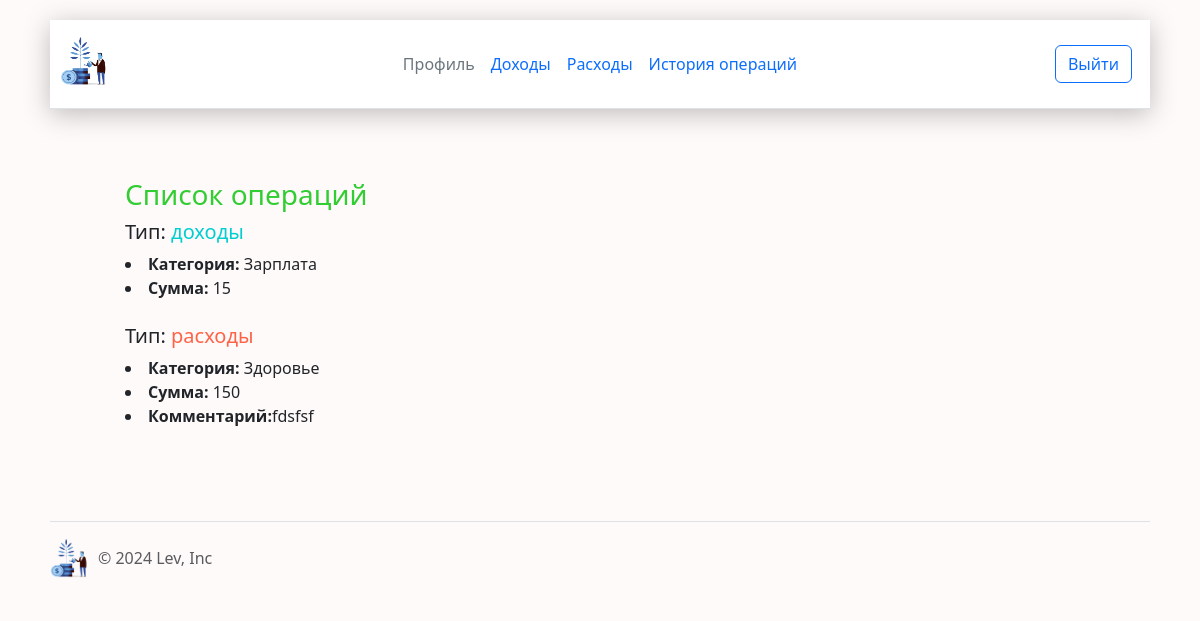
The page /operations (signed in) on the database as committed earlier.
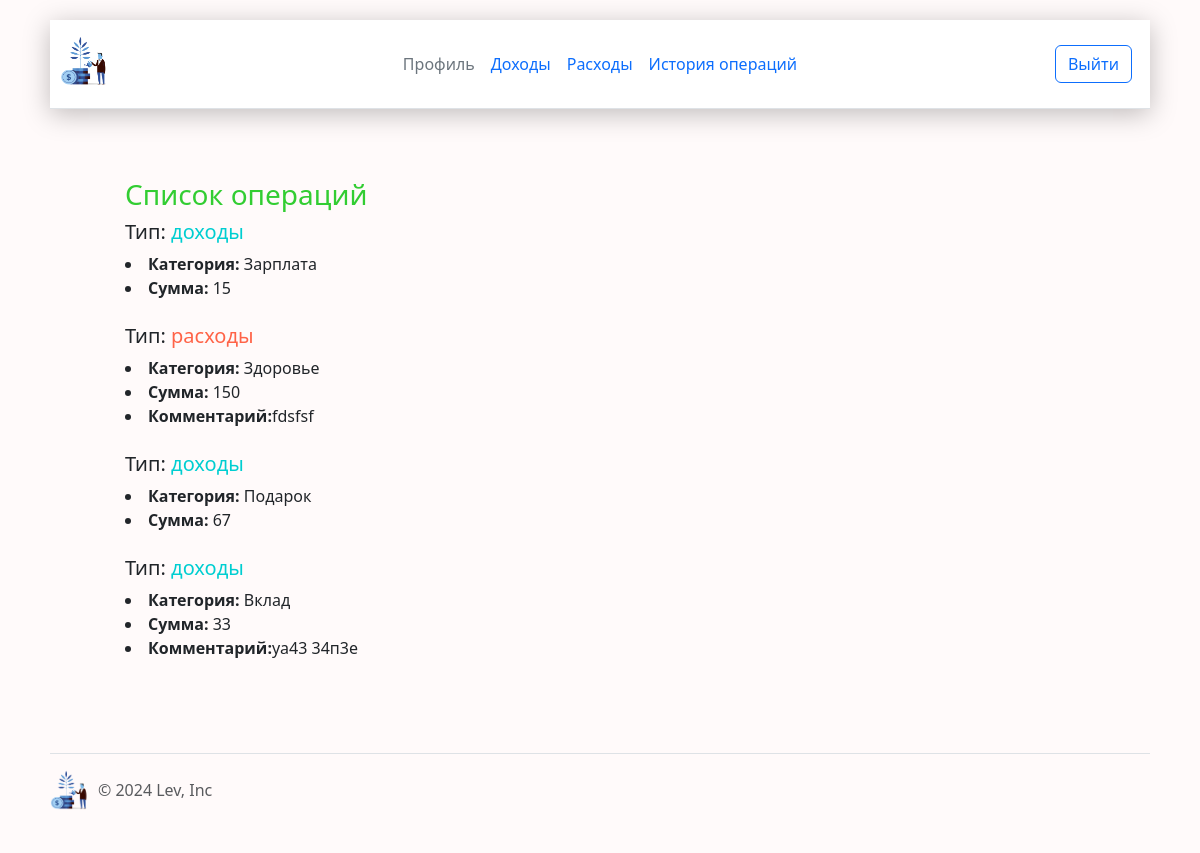
The same page on the database as committed later.
### tables this page shows
CREATE TABLE "financialOperations" (
	"id_user"	INTEGER NOT NULL,
	"category"	TEXT NOT NULL,
	"type"	TEXT NOT NULL,
	"money"	INTEGER NOT NULL,
	"comment"	TEXT
);

### app.py (the view)
@app.route('/operations')
@login_required
def operations():
    res = dbase.getOperations(current_user.get_id())
    return render_template('operations.html', operations=res)

### app.py (called while the page is built)
@login_manager.user_loader
def load_user(user_id):
    return UserLogin().fromDB(user_id, dbase)

def connect_db():
    connect = sqlite3.connect(app.config['DATABASE'])
    connect.row_factory = sqlite3.Row
    return connect

def get_db():
    if not hasattr(g, 'link_db'):
        g.link_db = connect_db()
    return g.link_db

@app.before_request
def before_request():
    global dbase
    db = get_db()
    dbase = DataBase(db)

### models/DataBase.py (called while the page is built)
    def getUser(self, user_id):
        try:
            self.__cursor.execute(f"SELECT * FROM users WHERE id = '{user_id}'")
            result = self.__cursor.fetchone()
            if not result:
                return False
            return result
        except Exception as e:
            print("(⊙x⊙;)" + str(e))
            return False

    def getOperations(self, id_user):
        try:
            self.__cursor.execute(f"SELECT * FROM financialOperations WHERE id_user = '{id_user}'")
            result = self.__cursor.fetchall()
            return result
        except Exception as e:
            print("╚(•⌂•)╝" + str(e))
            return False

### models/UserLogin.py (called while the page is built)
    def fromDB(self, user_id, db):
        self.__user = db.getUser(user_id)
        return self

    def get_id(self):
        return str(self.__user['id'])

### templates/operations.html (shortened to what this page needs)
{% extends 'base.html' %}
{% block content %}
<h3>Список операций</h3>
{% for operation in operations %}
<h5>{% if operation[2] == "income" %} Тип:  <span style="color: DarkTurquoise">доходы</span>{% else %} Тип:  <span style="color: Tomato">расходы</span> {% endif %}</h5>
<li><strong>Категория:</strong> {{operation[1]}}</li>
<li><strong>Сумма:</strong> {{operation[3]}}</li>
{% if operation[4] != "" %}<li><strong>Комментарий:</strong>{{operation[4]}}</li>{% endif %}
<br>
{% endfor %}
{% endblock %}

### templates/base.html (shortened to what this page needs)
<!DOCTYPE html>
<html lang="en">
<head>
    <link href="https://cdn.jsdelivr.net/npm/bootstrap@5.3.3/dist/css/bootstrap.min.css" rel="stylesheet"
>
    <link rel="stylesheet" href="static/css/main.css">
</head>
<body>
<div class="container">
    <header class="d-flex flex-wrap align-items-center justify-content-center justify-content-md-between py-3 mb-4 border-bottom">
        {% if current_user.is_authenticated %}
        <div class="col-md-3 mb-2 mb-md-0">
            <a href="/profile" class="d-inline-flex link-body-emphasis text-decoration-none">
                <img src="static/images/icon.png" width="50" height="50">
            </a>
        </div>
        <ul class="nav col-12 col-md-auto mb-2 justify-content-center mb-md-0">
            <li><a href="/profile" class="nav-link px-2 link-secondary">Профиль</a></li>
            <li><a href="/add_income" class="nav-link px-2">Доходы</a></li>
            <li><a href="/add_expenses" class="nav-link px-2">Расходы</a></li>
            <li><a href="/operations" class="nav-link px-2">История операций</a></li>
        </ul>
        <div class="col-md-3 text-end">
            <a href="/logout" class="btn btn-outline-primary me-2">Выйти</a>
        </div>
        {% endif %}
    </header>
</div>
<div style="padding: 25px 125px">
{% block content %}{% endblock %}
</div>
<div class="container">
    <footer class="d-flex flex-wrap justify-content-between align-items-center py-3 my-4 border-top">
        <div class="col-md-4 d-flex align-items-center">
            {% if current_user.is_authenticated %}
            <a href="/profile" class="mb-3 me-2 mb-md-0 text-body-secondary text-decoration-none lh-1">
                <img src="static/images/icon.png" width="40" height="40">
            </a>
            {% else %}
            <a href="/" class="mb-3 me-2 mb-md-0 text-body-secondary text-decoration-none lh-1">
                <img src="static/images/icon.png" width="40" height="40">
            </a>
            {% endif %}
            <span class="mb-3 mb-md-0 text-body-secondary">© 2024 Lev, Inc</span>
        </div>
    </footer>
</div>
</body>
</html>

### static/css/main.css (style rules this page uses)
header { position: -webkit-sticky; position: sticky; top: 0; padding: 10px; z-index: 1000; background: white; box-shadow: 0 5px 25px rgba(0, 0, 0, 0.25); }
body { background-color: Snow; margin: 0; }
h3 { color: LimeGreen; }
.container { padding: 20px; }

Rows that differ between the two databases and show on the page:
added financialOperations: shows "Тип:", type "доходы", category "Подарок", money "67"
added financialOperations: shows "Тип:", type "доходы", category "Вклад", money "33", comment "уа43 34п3е"
